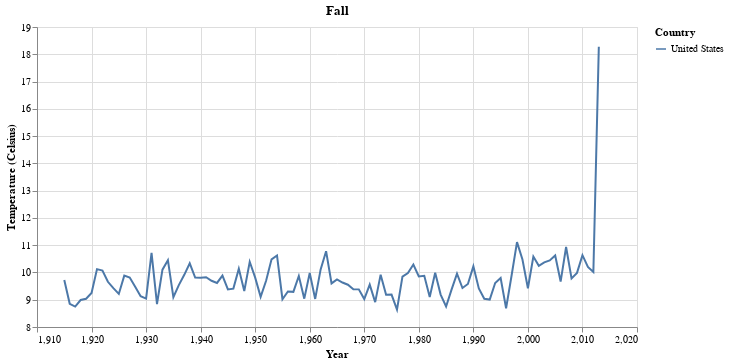

The cell this chart's notebook holds for it:
### Code cell
create_chart(top_collapsed[top_collapsed['season'] == 'Fall'], 'Fall')

### Figure 1 — Vega-Lite specification as saved in the notebook (floating-point values rounded to 4 significant figures)
{"config": {"view": {"continuousWidth": 400, "continuousHeight": 300}}, "data": {"name": "data-48a0bde86f0eeeca16810ccf65e70a9c"}, "mark": "line", "encoding": {"color": {"field": "country", "title": "Country", "type": "nominal"}, "tooltip": [{"field": "year", "type": "quantitative"}, {"field": "averagetemperature", "type": "quantitative"}, {"field": "country", "type": "nominal"}], "x": {"field": "year", "title": "Year", "type": "quantitative"}, "y": {"field": "averagetemperature", "scale": {"zero": false}, "title": "Temperature (Celsius)", "type": "quantitative"}}, "height": 300, "title": "Fall", "width": 600, "$schema": "https://vega.github.io/schema/vega-lite/v4.17.0.json", "datasets": {"data-48a0bde86f0eeeca16810ccf65e70a9c": [{"year": 1915, "season": "Fall", "country": "United States", "averagetemperature": 9.721, "movingaverage": 4.385}, {"year": 1916, "season": "Fall", "country": "United States", "averagetemperature": 8.852, "movingaverage": 14.33}, {"year": 1917, "season": "Fall", "country": "United States", "averagetemperature": 8.748, "movingaverage": 8.733}, {"year": 1918, "season": "Fall", "country": "United States", "averagetemperature": 8.99, "movingaverage": 8.932}, {"year": 1919, "season": "Fall", "country": "United States", "averagetemperature": 9.034, "movingaverage": 9.208}, {"year": 1920, "season": "Fall", "country": "United States", "averagetemperature": 9.249, "movingaverage": 9.108}, {"year": 1921, "season": "Fall", "country": "United States", "averagetemperature": 10.12, "movingaverage": 9.708}, {"year": 1922, "season": "Fall", "country": "United States", "averagetemperature": 10.07, "movingaverage": 10.19}, {"year": 1923, "season": "Fall", "country": "United States", "averagetemperature": 9.657, "movingaverage": 8.259}, {"year": 1924, "season": "Fall", "country": "United States", "averagetemperature": 9.423, "movingaverage": 8.739}, {"year": 1925, "season": "Fall", "country": "United States", "averagetemperature": 9.213, "movingaverage": 14.44}, {"year": 1926, "season": "Fall", "country": "United States", "averagetemperature": 9.884, "movingaverage": 9.499}, {"year": 1927, "season": "Fall", "country": "United States", "averagetemperature": 9.811, "movingaverage": 9.776}, {"year": 1928, "season": "Fall", "country": "United States", "averagetemperature": 9.48, "movingaverage": 9.527}, {"year": 1929, "season": "Fall", "country": "United States", "averagetemperature": 9.129, "movingaverage": 9.467}, {"year": 1930, "season": "Fall", "country": "United States", "averagetemperature": 9.04, "movingaverage": 9.105}, {"year": 1931, "season": "Fall", "country": "United States", "averagetemperature": 10.72, "movingaverage": 10.08}, {"year": 1932, "season": "Fall", "country": "United States", "averagetemperature": 8.842, "movingaverage": 9.547}, {"year": 1933, "season": "Fall", "country": "United States", "averagetemperature": 10.1, "movingaverage": 10.17}, {"year": 1934, "season": "Fall", "country": "United States", "averagetemperature": 10.45, "movingaverage": 15.19}, {"year": 1935, "season": "Fall", "country": "United States", "averagetemperature": 9.091, "movingaverage": 9.881}, {"year": 1936, "season": "Fall", "country": "United States", "averagetemperature": 9.536, "movingaverage": 9.402}, {"year": 1937, "season": "Fall", "country": "United States", "averagetemperature": 9.913, "movingaverage": 9.712}, {"year": 1938, "season": "Fall", "country": "United States", "averagetemperature": 10.33, "movingaverage": 10.29}, {"year": 1939, "season": "Fall", "country": "United States", "averagetemperature": 9.814, "movingaverage": 9.993}, {"year": 1940, "season": "Fall", "country": "United States", "averagetemperature": 9.805, "movingaverage": 9.783}, {"year": 1941, "season": "Fall", "country": "United States", "averagetemperature": 9.825, "movingaverage": 9.633}, {"year": 1942, "season": "Fall", "country": "United States", "averagetemperature": 9.696, "movingaverage": 8.295}, {"year": 1943, "season": "Fall", "country": "United States", "averagetemperature": 9.616, "movingaverage": 14.18}, {"year": 1944, "season": "Fall", "country": "United States", "averagetemperature": 9.886, "movingaverage": 9.888}, {"year": 1945, "season": "Fall", "country": "United States", "averagetemperature": 9.376, "movingaverage": 9.598}, {"year": 1946, "season": "Fall", "country": "United States", "averagetemperature": 9.407, "movingaverage": 9.321}, {"year": 1947, "season": "Fall", "country": "United States", "averagetemperature": 10.13, "movingaverage": 10.09}, {"year": 1948, "season": "Fall", "country": "United States", "averagetemperature": 9.319, "movingaverage": 9.49}, {"year": 1949, "season": "Fall", "country": "United States", "averagetemperature": 10.39, "movingaverage": 9.651}, {"year": 1950, "season": "Fall", "country": "United States", "averagetemperature": 9.81, "movingaverage": 10.31}, {"year": 1951, "season": "Fall", "country": "United States", "averagetemperature": 9.106, "movingaverage": 8.673}, {"year": 1952, "season": "Fall", "country": "United States", "averagetemperature": 9.695, "movingaverage": 14.5}, {"year": 1953, "season": "Fall", "country": "United States", "averagetemperature": 10.48, "movingaverage": 10.15}, {"year": 1954, "season": "Fall", "country": "United States", "averagetemperature": 10.62, "movingaverage": 10.53}, {"year": 1955, "season": "Fall", "country": "United States", "averagetemperature": 9.019, "movingaverage": 9.961}, {"year": 1956, "season": "Fall", "country": "United States", "averagetemperature": 9.302, "movingaverage": 9.051}, {"year": 1957, "season": "Fall", "country": "United States", "averagetemperature": 9.289, "movingaverage": 9.113}, {"year": 1958, "season": "Fall", "country": "United States", "averagetemperature": 9.871, "movingaverage": 9.665}, {"year": 1959, "season": "Fall", "country": "United States", "averagetemperature": 9.039, "movingaverage": 9.481}, {"year": 1960, "season": "Fall", "country": "United States", "averagetemperature": 9.979, "movingaverage": 7.119}, {"year": 1961, "season": "Fall", "country": "United States", "averagetemperature": 9.029, "movingaverage": 14.0}, {"year": 1962, "season": "Fall", "country": "United States", "averagetemperature": 10.11, "movingaverage": 9.582}, {"year": 1963, "season": "Fall", "country": "United States", "averagetemperature": 10.78, "movingaverage": 10.77}, {"year": 1964, "season": "Fall", "country": "United States", "averagetemperature": 9.598, "movingaverage": 9.844}, {"year": 1965, "season": "Fall", "country": "United States", "averagetemperature": 9.745, "movingaverage": 9.458}, {"year": 1966, "season": "Fall", "country": "United States", "averagetemperature": 9.631, "movingaverage": 9.905}, {"year": 1967, "season": "Fall", "country": "United States", "averagetemperature": 9.55, "movingaverage": 9.604}, {"year": 1968, "season": "Fall", "country": "United States", "averagetemperature": 9.385, "movingaverage": 8.08}, {"year": 1969, "season": "Fall", "country": "United States", "averagetemperature": 9.38, "movingaverage": 8.765}, {"year": 1970, "season": "Fall", "country": "United States", "averagetemperature": 9.023, "movingaverage": 8.974}, {"year": 1971, "season": "Fall", "country": "United States", "averagetemperature": 9.552, "movingaverage": 14.87}, {"year": 1972, "season": "Fall", "country": "United States", "averagetemperature": 8.913, "movingaverage": 9.217}, {"year": 1973, "season": "Fall", "country": "United States", "averagetemperature": 9.919, "movingaverage": 9.458}, {"year": 1974, "season": "Fall", "country": "United States", "averagetemperature": 9.184, "movingaverage": 9.376}, {"year": 1975, "season": "Fall", "country": "United States", "averagetemperature": 9.187, "movingaverage": 9.206}, {"year": 1976, "season": "Fall", "country": "United States", "averagetemperature": 8.636, "movingaverage": 8.975}, {"year": 1977, "season": "Fall", "country": "United States", "averagetemperature": 9.845, "movingaverage": 9.449}, {"year": 1978, "season": "Fall", "country": "United States", "averagetemperature": 9.981, "movingaverage": 8.159}, {"year": 1979, "season": "Fall", "country": "United States", "averagetemperature": 10.29, "movingaverage": 9.468}, {"year": 1980, "season": "Fall", "country": "United States", "averagetemperature": 9.853, "movingaverage": 15.02}, {"year": 1981, "season": "Fall", "country": "United States", "averagetemperature": 9.88, "movingaverage": 9.705}, {"year": 1982, "season": "Fall", "country": "United States", "averagetemperature": 9.098, "movingaverage": 9.553}, {"year": 1983, "season": "Fall", "country": "United States", "averagetemperature": 9.986, "movingaverage": 9.574}, {"year": 1984, "season": "Fall", "country": "United States", "averagetemperature": 9.188, "movingaverage": 9.534}, {"year": 1985, "season": "Fall", "country": "United States", "averagetemperature": 8.75, "movingaverage": 8.943}, {"year": 1986, "season": "Fall", "country": "United States", "averagetemperature": 9.372, "movingaverage": 9.13}, {"year": 1987, "season": "Fall", "country": "United States", "averagetemperature": 9.953, "movingaverage": 9.661}, {"year": 1988, "season": "Fall", "country": "United States", "averagetemperature": 9.43, "movingaverage": 8.3}, {"year": 1989, "season": "Fall", "country": "United States", "averagetemperature": 9.578, "movingaverage": 14.41}, {"year": 1990, "season": "Fall", "country": "United States", "averagetemperature": 10.22, "movingaverage": 10.03}, {"year": 1991, "season": "Fall", "country": "United States", "averagetemperature": 9.413, "movingaverage": 9.827}, {"year": 1992, "season": "Fall", "country": "United States", "averagetemperature": 9.037, "movingaverage": 8.963}, {"year": 1993, "season": "Fall", "country": "United States", "averagetemperature": 9.006, "movingaverage": 9.05}, {"year": 1994, "season": "Fall", "country": "United States", "averagetemperature": 9.613, "movingaverage": 9.436}, {"year": 1995, "season": "Fall", "country": "United States", "averagetemperature": 9.794, "movingaverage": 9.762}, {"year": 1996, "season": "Fall", "country": "United States", "averagetemperature": 8.687, "movingaverage": 9.0}, {"year": 1997, "season": "Fall", "country": "United States", "averagetemperature": 9.879, "movingaverage": 7.942}, {"year": 1998, "season": "Fall", "country": "United States", "averagetemperature": 11.11, "movingaverage": 13.45}, {"year": 1999, "season": "Fall", "country": "United States", "averagetemperature": 10.48, "movingaverage": 10.36}, {"year": 2000, "season": "Fall", "country": "United States", "averagetemperature": 9.422, "movingaverage": 10.22}, {"year": 2001, "season": "Fall", "country": "United States", "averagetemperature": 10.58, "movingaverage": 9.837}, {"year": 2002, "season": "Fall", "country": "United States", "averagetemperature": 10.24, "movingaverage": 10.57}, {"year": 2003, "season": "Fall", "country": "United States", "averagetemperature": 10.37, "movingaverage": 10.26}, {"year": 2004, "season": "Fall", "country": "United States", "averagetemperature": 10.44, "movingaverage": 10.34}, {"year": 2005, "season": "Fall", "country": "United States", "averagetemperature": 10.62, "movingaverage": 10.76}, {"year": 2006, "season": "Fall", "country": "United States", "averagetemperature": 9.667, "movingaverage": 10.27}, {"year": 2007, "season": "Fall", "country": "United States", "averagetemperature": 10.93, "movingaverage": 12.02}, {"year": 2008, "season": "Fall", "country": "United States", "averagetemperature": 9.784, "movingaverage": 11.21}, {"year": 2009, "season": "Fall", "country": "United States", "averagetemperature": 9.984, "movingaverage": 9.914}, {"year": 2010, "season": "Fall", "country": "United States", "averagetemperature": 10.63, "movingaverage": 10.51}, {"year": 2011, "season": "Fall", "country": "United States", "averagetemperature": 10.2, "movingaverage": 10.39}, {"year": 2012, "season": "Fall", "country": "United States", "averagetemperature": 10.02, "movingaverage": 10.03}, {"year": 2013, "season": "Fall", "country": "United States", "averagetemperature": 18.27, "movingaverage": 15.52}]}}
